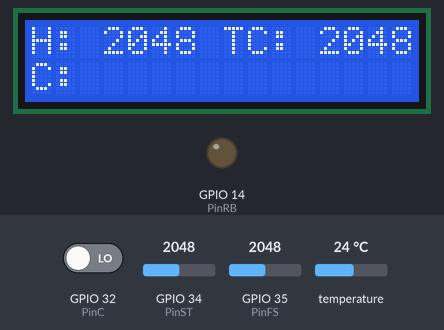
A sketch run on a simulated ESP32. On the bench: 16×2 character LCD, output pins drawn as LEDs (lit = HIGH). The test bench sets the inputs (shaded band); at power-on: GPIO 34 (PinST) = 2048, temperature 24 °C, GPIO 35 (PinFS) = 2048, GPIO 32 (PinC) LOW. WiFi joins after 1.5 s; servers stay silent unless stated; the local clock reads 2024-03-15 10:24:30 at power-on unless the sketch sets it; storage starts empty; no MQTT or app messages arrive unless stated; what the sketch prints to the serial monitor is not drawn.

Above: at 7.4 s.
7.5 s: GPIO 34 (PinST) set to 737
At 13.0 s:
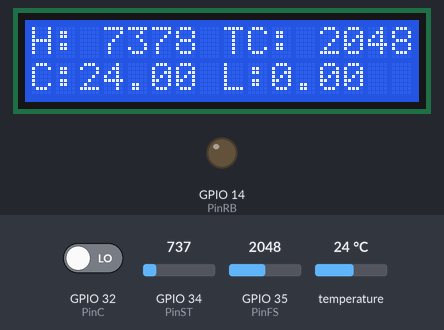
13.3 s: GPIO 34 (PinST) set to 633
At 15.4 s:
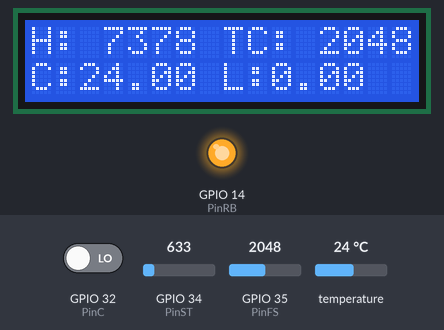
18.2 s: temperature set to 12 °C
At 23.5 s:
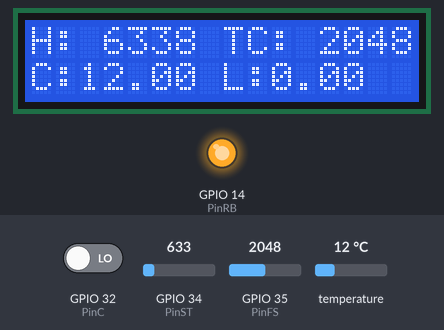
24.0 s: GPIO 35 (PinFS) set to 2866
At 27.8 s:
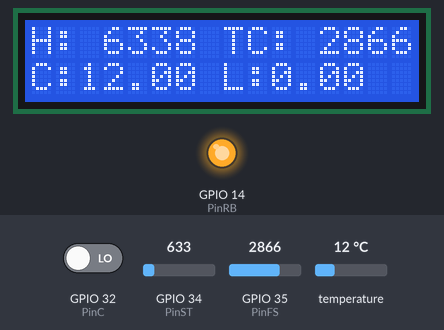
28.2 s: GPIO 32 (PinC) driven HIGH
At 29.8 s:
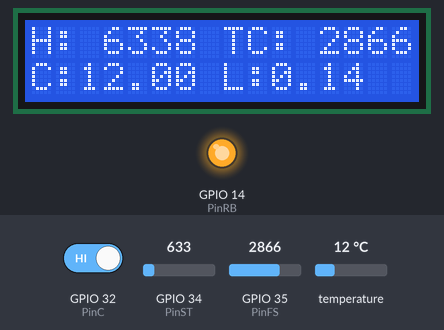
35.0 s: temperature set to 19 °C
At 38.5 s:
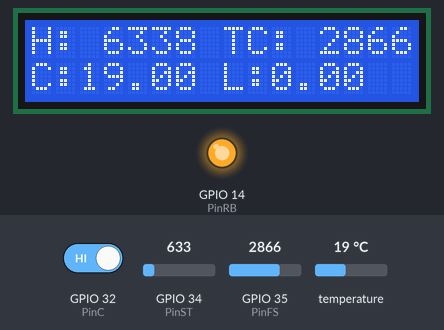
Timing chart, 0 to 40.0 s (numbered marks = the images above; inputs shaded):
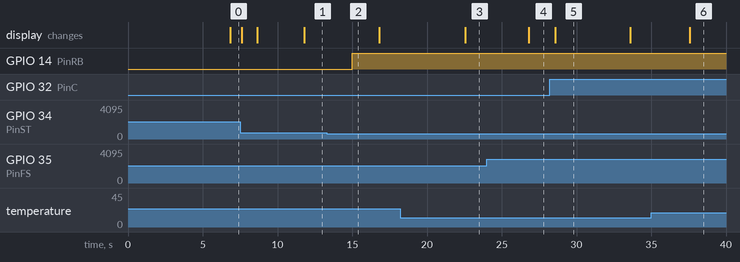

The sketch:

Invernadero_sensores.ino
```cpp
/*
+--------------------------------------------------------------------------------------------------------+
|                                       INVERNADERO INTELIGENTE 6D                                       |
+--------------------------------------------------------------------------------------------------------+
| Integrantes del Equipo:                                                                                |
|    Javier Anastasio Barreto Martinez                                                                   |
|    Christian Eduardo Sanchez Orozco                                                                    |
|    Alan Manuel Silva Larios                                                                            |
|    Oskar Pablo Rolon Gonzalez                                                                          |
|    Juan Jose Hernandez Lucas                                                                           |
|                                                                                                        |
| Sensores Utilizados:                                                                                   |
|    Relay - 3.3v - Salida Digital                                                                       |
|    Pantalla LCD 16x4 - 5v - Salida I2C                                                                 |
|    Modulo Micro SD - 5v - Salida SPI                                                                   |
|    Modulo RTC - 5v - Salida I2C                                                                        |
|    Sensor de Humedad YL-69 - 5v - Salida Digital                                                       |
|    Sensor de Temperatura DS18B20 - 5v - Salida 1-Wire                                                  |
|    Sensor de Luz - 5v - Salida Digital                                                                 |
|    Sensor Caudal YF-S201 - 5v - Salida Digital                                                         |
|    Bomba de Agua - 12v, 6A - Salida Digital                                                            |
|                                                                                                        |
| Servidor/Broker MQTT                                                                                   |
|    Eclipse Mosquitto                                                                                   |
|                                                                                                        |
| Cliente MQTT                                                                                           |
|    MQTT Lens                                                                                           |
|                                                                                                        |
| Version de MQTT                                                                                        |
|    3.1.1                                                                                               |
+--------------------------------------------------------------------------------------------------------+
*/

#include "invernadero_sensores.h"
invernadero_sensores start;

void setup() {
  Serial.begin(115200); //Se inicializa el puerto serial con un Baudrate de 115,200
  start.startConfg(); // Inicializa los pines
  Act.lcd_init(); //Inicializa el rejol
  Sen.startSensorDS(); //Se incializa el sensor de temperatura
  Act.MicroSD_init(); //Se incializa la MicroSD
  attachInterrupt(digitalPinToInterrupt(Pins.PinC), ContarPulsos, RISING); //Define el pin con interrupciones para el caudal
  Act.rtc_init(); //Se inicializa el RTC
  mqtt.setup_WiFi ( ); //Se hace la conexion a la red Wi-Fi
  mqtt.set_MQTT_server ( ); //Se hace la conexion al servidor MQTT
  client.setCallback(callback); //Llamada de retorno a la informacion que llega mediante el Subscribe de MQTT
}

void loop() {
  Tasks.currentMillis = millis(); //Se inicializa el conteo de milisegundos
  Tasks.call_tasks(); //Se llaman todas las tareas
}
```

Invernadero_sensores.h
```cpp
#include <WiFi.h>
  WiFiClient ESP32_WIFI;

#define MICROSD_PIN 5
//Extension que va a tener el archivo a guardar en la memoria SD
#define EXTENSION ".json"

#include <PubSubClient.h>
  PubSubClient client ( ESP32_WIFI );

//ARDUINO JSON
#include <ArduinoJson.h>
DynamicJsonDocument doc(1024);

// Micro SD adapter
#include <SD.h>
#include <SPI.h>
File MicroSD_File;

//DISPLAY LCD
#include <Wire.h>
#include <LiquidCrystal_I2C.h>
LiquidCrystal_I2C lcd(0x27,16,2);//0x27

//RELOJ
#include "RTClib.h"
RTC_DS1307 RRTC;


//PINES
#include "pines.h"
pines Pins;


//SENSORES
#include <OneWire.h>
OneWire tempClima(13);

//LIBRERIA PARA EL SENSOR DE TEMPERATURA
#include <DallasTemperature.h>
DallasTemperature sensorDS18B20(&tempClima);

//HEADER DE SENSORES
#include "sensors.h"
sensors Sen;

//ACTUADORES
#include "actuators.h"
actuators Act;
//MQTT
#include "MQTT.h"
 MQTT mqtt;

//TASKS
#include "tasks.h"
tasks Tasks;

class invernadero_sensores {
  public:
    void startConfg();
};


void invernadero_sensores::startConfg(){
  //Pins de entrada de valores de sensores
  pinMode(Pins.PinST, INPUT);//Sensor temperatura tierra
  pinMode(Pins.PinFS, INPUT); //Fotosensor
  pinMode(Pins.PinC, INPUT); //Caudal

  //Pins de actuadores
  pinMode(Pins.PinRB, OUTPUT);//Relay bomba
}
```

MQTT.h
```cpp
//Se definen el SSID de la red Wi-Fi, la contraseña y el enlace del servidor MQTT
const char* HOTSPOT_WIFI = "HOTSPOT";
const char* HOTSPOT_PWD = "123456789";
const char* MQTT_SERVER = "test.mosquitto.org";
//Se define el puerto MQTT y el Topic
#define MQTT_PORT 1883
#define TOPIC "6D/E1"

//Clase donde se inicializan las funciones de MQTT
class MQTT {
  public:
    void publish_MQTT ( void );
    void reconnect_MQTT ( void );
    void setup_WiFi ( void );
    void set_MQTT_server ( void );
};

//Funcion que incializa el servidor
void MQTT :: set_MQTT_server ( void ) {
  client.setServer ( MQTT_SERVER, MQTT_PORT );
}

//Funcion que publica informacion dentro del Topic seleccionado
void MQTT :: publish_MQTT ( void ) {
  Serial.println ( "Publicando información" );
  client.publish( TOPIC, Act.json_string.c_str());
}

//Funcion que valida la conexion al cliente; tambien se usa para comenzar la conexion por primera vez para ahorrarnos una funcion extra de conexion
void MQTT :: reconnect_MQTT ( void ) {
//connected verifica si es verdadera o falsa la conexion
if ( ! client.connected ( ) ) {

    while ( ! client.connected ( ) ) {

    Serial.print ( "Conectado nuevamente al servidor" );

//client.connect realiza la conexion al Topic elegido
if ( client.connect ( "6D/E1/INFO" ) ) {

      Serial.println ( "Cliente conectado" );

      //Se hace la suscripcion al Topic seleccionado
	  client.subscribe("6D/E1/INFO");

    } else {
        Serial.print("failed, rc=");
        Serial.print(client.state());
        Serial.println(" try again in 5 seconds");
        // Wait 5 seconds before retrying
        delay(5000);
      }
    }
  }
  client.loop();
}


//Funcion que realiza la conexion a la red Wi-Fi
void MQTT :: setup_WiFi ( void ) {
  Serial.println ( "Configurando WiFi: " );
  WiFi.begin ( HOTSPOT_WIFI, HOTSPOT_PWD );

  while ( WiFi.status ( ) != WL_CONNECTED ) {
    delay ( 500 );
    Serial.print ( "." );
  }

  Serial.println("Se configuró el wifi correctamente");//Salto de linea
}


/*
Funcion que retorna la informacion que viene del Topic elegido en el Subscribe; tiene que tomarse encuenta el hecho
de que la informacion entra de letra en letra, por lo que tienes que usar un ciclo for para rearmar el mensaje
dentro de una variable nueva de formato String, tomando en cuenta el valor de longitud que entra
*/
void callback(char* topic, byte* message, unsigned int length) {
  Serial.print("Message arrived on topic: ");
  Serial.print(topic);
  Serial.print(". Message: ");
  String messageTemp;

  for (int i = 0; i < length; i++) {
    Serial.print((char)message[i]);
    messageTemp += (char)message[i];
  }
  Serial.println();
}
```

actuators.h
```cpp
//Clase que incluye las funciones para usar los actuadores
class actuators{
  public:
    void relay( int );
    bool BombState;

    //LCD (display)
    void lcd_init( void );
    long printLCD( void );

    //MircoSD
    void MicroSD_init( void );
    void FileID( void );
    void JSON ( void );
    void JSON_SaveFile( DynamicJsonDocument *);

    //RTC
    uint8_t hora, minuto, segundo, dia, mes, wday;
    uint16_t ano;
    String fecha, tiempo, filename,json_string="" ;

    void rtc_init( void );
    void get_time( void );
    void get_format_time( void );
    void get_format_date( void );
};

//Funcion del relay en la cual entra un dato de 1 o 0 y dependiendo de cada uno, se inicia el actuador para encender el dispositivo al cual esta conectado (la bomba)
void actuators::relay(int value){
  if(value==1)
  {
    Serial.println("Encendiendo bomba");
    digitalWrite(Pins.PinRB, LOW);
    BombState = true;
  } else {
    Serial.println("Apagando bomba");
    digitalWrite(Pins.PinRB, HIGH);
    BombState = false;
  }
}

//Funcion que inicia la pantalla LCD
void actuators::lcd_init( void ){
  Wire.begin();
  lcd.init();
  lcd.backlight();
}

//Funcion que imprime los datos de los sensores en la pantalla
long actuators::printLCD( ){
  //setCursor nos pone en el pixel elegido de la pantalla de 16x4
  lcd.setCursor(0,0);
   //print escribe el dato que ingresemos dentro del parentesis
  lcd.print("H: ");
  lcd.print(Sen.HumTierra());
  lcd.setCursor(8,0);
  lcd.print("TC: ");
  lcd.print(Sen.Fotosensor());
  lcd.setCursor(0,1);
  lcd.print("C:");
  lcd.print(Sen.TempClima());
  lcd.setCursor(8,1);
  lcd.print("L:");
  lcd.print(Sen.Caudal());
}

//Funcion de inicio del reloj en tiempo real
void actuators :: rtc_init( void ){
//Se utiliza un ciclo While para validar en caso de que haya una desconexion, begin inicializa el reloj
  while (! RRTC.begin()) {

    Serial.println(F("Hay un error al reconocer el RTC, revise las conexiónes e intente de nuevo"));
    delay(10);

  }
  //Adjust establece una fecha inicial a partir de la cual se iniciará el conteo
  //RRTC.adjust(DateTime(2022, 5, 18, 9, 0, 0));
  Serial.println(F("El RTC se ha iniciado correctamente"));
}

//Funcion que toma el tiempo que lleva contando el reloj y guarda en variables independientes cada dato
void actuators :: get_time( void ){
  DateTime now = RRTC.now();
  ano = now.year();
  mes = now.month();
  dia = now.day();
  hora = now.hour();
  minuto = now.minute();
  segundo = now.second();
}

//Funcion que corrige el formato del tiempo (agrega un 0 cuando sea necesario para que la hora sea en formato xx:yy en vez de xx:y), también separa con una '/' el dia,
//mes y año
void actuators :: get_format_date ( void ){
  get_time();
  fecha = "";
  if ( dia < 10 ) fecha += '0';
  fecha += dia;
  fecha += '/';
  if ( mes < 10 ) fecha += '0';
  fecha += mes;
  fecha += '/';
  fecha += ano;

}

//Funcion que corrige el formato de la hora (agrega un 0 cuando sea necesario para que la hora sea en formato xx:yy en vez de xx:y), también separa con una '/' la hora,
//minuto y segundo
void actuators :: get_format_time ( void ){
  get_time();
  tiempo = "";
  if ( hora < 10 ) tiempo += '0';
    tiempo += hora;
    tiempo += ':';

  if ( minuto < 10 ) tiempo += '0';
    tiempo += minuto;
    tiempo += ':';

  if ( segundo < 10 ) tiempo += '0';
    tiempo += segundo;
}

//Funcion que inicializa la Micro SD
void actuators :: MicroSD_init( void ){
  while (!SD.begin(MICROSD_PIN)) {
    Serial.println("Card failed, or not present");
    // don't do anything more:
  }
  Serial.println("card initialized.");
}

//Funcion que establece el nombre del archivo donde se va a guardar la información
void actuators :: FileID( void ){
  filename = '/';

  if ( dia < 10 ) filename += '0';
  filename += dia;
  filename+='-';

  if ( mes < 10 ) filename += '0';
  filename += mes;
  filename+='-';

  filename += ano;

  filename += EXTENSION;
}

//Funcion donde se empaqueta la información en forma de JSON (información de los sensores y del equipo)
void actuators :: JSON( void ){
  JSON_SaveFile( &doc );
}

//Funcion que guarda el JSON en la memoria
void actuators :: JSON_SaveFile( DynamicJsonDocument * doc){
  FileID ( );
  json_string = "";
  MicroSD_File = SD.open ( filename, FILE_APPEND );
  if (MicroSD_File) {
    serializeJson(*doc, json_string);
    MicroSD_File.print(json_string);
    MicroSD_File.println(",");
    MicroSD_File.close();
  }
}
```

pines.h
```cpp
//Clase en la cual se especifican los pines utilizados en la placa ESP32
class pines{
  //Actuadores
  public:
    int PinRB = 14;//Relay conectado a la bomba

  //Sensores
  public:
    int PinST = 34;//Sensor de tierra
    int PinFS = 35;//Fotosensor
    int PinSC = 13;//Sensor del clima/agua
    int PinC = 32; //Caudal
};
```

sensors.h
```cpp
volatile int NumPulsos; //variable para la cantidad de pulsos recibidos
float factor_conversion=7.11; //para convertir de frecuencia a caudal

//Clase donde se inicializan las funciones de los sensores
class sensors {
  //Otras funciones necesarias
  public:
    void startSensorDS();

  //Funciones para los sensores
  public:
    int HumTierra ( void );
    int Fotosensor( void );
    float TempClima( void );
    float Caudal( void );

  public:
    int ObtenerFrecuecia ( void ); //Función que obtiene la frecuencia de los pulsos
};

/*
 Función que detecta los pulsos dado por el caudal
 */


void ContarPulsos(){
  NumPulsos++;  //incrementamos la variable de pulsos
}


int sensors :: ObtenerFrecuecia()
{
  int frecuencia;
  NumPulsos = 0;   //Ponemos a 0 el número de pulsos
  interrupts();    //Habilitamos las interrupciones
  delay(1000);   //muestra de 1 segundo
  noInterrupts(); //Deshabilitamos  las interrupciones
  frecuencia=NumPulsos; //Hz(pulsos por segundo)
  return frecuencia;
}


//Funcion que inicializa el sensor de temperatura
void sensors :: startSensorDS(){
  sensorDS18B20.begin();
}

//Funcion que lee la información del pin especificado y la retorna
int sensors :: HumTierra(){
  int SensorValue = analogRead(Pins.PinST);
  Serial.println(SensorValue);
  return SensorValue;
}

//Funcion que inicializa el foto sensor
int sensors :: Fotosensor(){
  int FSValue = analogRead(Pins.PinFS);
  return FSValue;
}


//Funcion que guarda la información proveniente del sensor de temperatura
float sensors :: TempClima(){
  sensorDS18B20.requestTemperatures();
  //Se obtiene la temperatura en grados C°, el indice indica el número de sensor en caso de que se tenga mas de uno
  float tempC = sensorDS18B20.getTempCByIndex(0);
  return tempC;
}

//Funcion que incializa el caudal
float sensors :: Caudal(){
  float frecuencia=ObtenerFrecuecia(); //obtenemos la frecuencia de los pulsos en Hz
  float caudal_L_m=frecuencia/factor_conversion; //calculamos el caudal en L/m

  return caudal_L_m;
}
```

tasks.h
```cpp
class tasks {
  //variables
  public:
    unsigned long currentMillis;
    unsigned long m5s = 0, m4s = 0;

  //funciones
  public:
    void call_tasks();
    void _5s ();//Tareas que se ejecutaran cada 5 segundos
    void _4s ();//Tareas que se ejecutaran cada 4 segundos
};


//Funcion que realiza un conteo cada 4 segundos y a 5 segundos
void tasks :: call_tasks(){
  if(currentMillis-m4s>=4000){
    m4s = currentMillis;
    tasks::_4s();
  }

  if(currentMillis-m5s>=5000){
    m5s = currentMillis;
    tasks::_5s();
  }
}


//Funcion que realiza varias tareas cada 5 segundos
void tasks :: _5s(){
  //Se reconecta el MQTT
  mqtt.reconnect_MQTT ( );

//Dependiendo del valor del sensor (humedad del suelo), se inicializará el riego o se detendrá
if(Sen.HumTierra()>700){
    Serial.println("Comenzando riego");
    Act.relay(1);
  } else {
    Serial.println("Deteniendo riego");
    Act.relay(0);
  }

  //Se guardan los valores de los sensores dentro de un JSON
  doc.clear();
  doc["HumedadTierra"] = Sen.HumTierra();
  doc["FotoSensor"] = Sen.Fotosensor();
  doc["Litros/minutos"] = Sen.Caudal();
  doc["Sensor de agua"] = Sen.TempClima();
  doc["Equipo"] = "1 - Alfa Buena maravilla Onda Dinamita Escuadron Lobo";
  doc["tiempo"] = Act.fecha+" "+Act.tiempo;
  //Se almacena información en caso de que la bomba se encienda
  if (Act.BombState==true)
    doc["BombaAgua"] = "Se activo la bomba el " + Act.fecha+" a las "+Act.tiempo;

  //Le da formato de JSON a la informacion que se guardó previamente y se indica la salida de los datos
  serializeJsonPretty(doc, Serial);

  //Se pasa el conteo de milisegundos al sensor caudal
  Act.printLCD();

  //Se publica en MQTT
  mqtt.publish_MQTT ( );

  //Se guarda el JSON
  Act.JSON();
}


void tasks :: _4s(){
  //Se llama la funcion donde se le da formato al tiempo y fecha
  Act.get_format_time();
  Act.get_format_date();
}
```

Measured:
- the behaviour switches between 701 and 700 on GPIO 34 (PinST) (found by bisection; images 1 and 2)
- after the input at 13.3 s, GPIO 14 (PinRB): LOW → HIGH after 1.7 s
- after the input at 18.2 s, the display: changes after 4.4 s (image 3)
- after the input at 24.0 s, the display: changes after 2.8 s (image 4)
- after the input at 28.2 s, the display: changes after 0.38 s (image 5)
- after the input at 35.0 s, the display: changes after 2.6 s (image 6)
- what the display in image 5 shows lasts 5.0 s, from 28.6 s to 33.6 s
